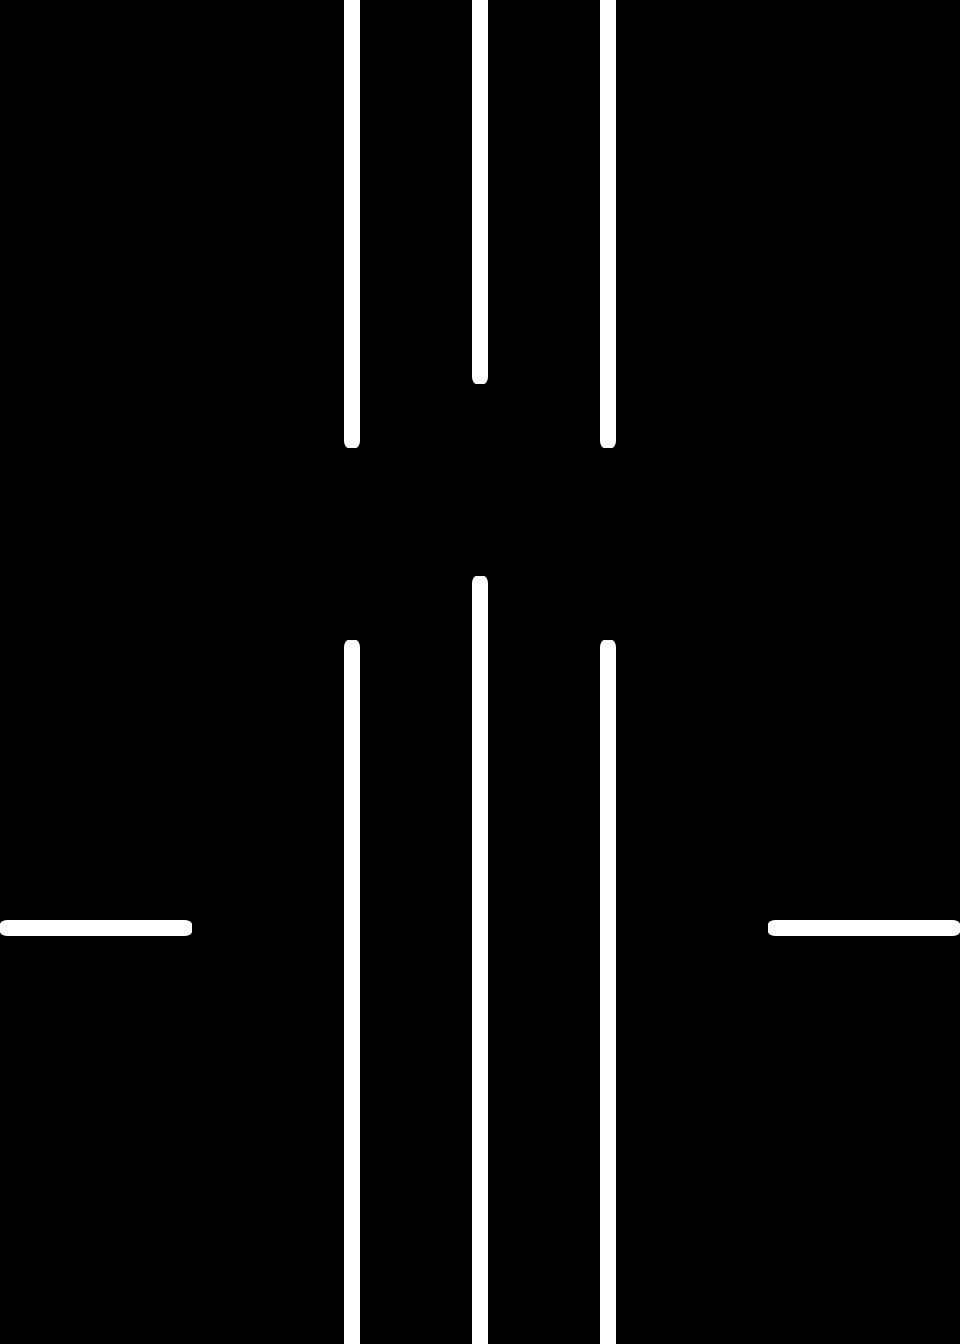

Tiled map render using the project's own tile images. Description and the whole map definition, tile-layer contents included, below:
An orthogonal 15x21 tile map with 64x64 px tiles, 1 tile layer (Tile Layer 1), 2 tilesets and 10 objects.

<map version="1.0" tiledversion="1.1.6" orientation="orthogonal" renderorder="right-down" width="15" height="21" tilewidth="64" tileheight="64" infinite="0" nextobjectid="33">
 <properties>
  <property name="hue" type="int" value="278" />
 </properties>
 <tileset firstgid="1" name="tileset" tilewidth="32" tileheight="32" tilecount="64" columns="8">
  <image source="../graphics/tileset.png" width="286" height="286" />
 </tileset>
 <tileset firstgid="65" source="tileset.tsx" />
 <layer name="Tile Layer 1" width="15" height="21">
  <data encoding="csv">
0,0,0,0,0,79,0,79,0,79,0,0,0,0,0,
0,0,0,0,0,79,0,79,0,79,0,0,0,0,0,
0,0,0,0,0,79,0,79,0,79,0,0,0,0,0,
0,0,0,0,0,79,0,79,0,79,0,0,0,0,0,
0,0,0,0,0,79,0,79,0,79,0,0,0,0,0,
0,0,0,0,0,79,0,78,0,79,0,0,0,0,0,
0,0,0,0,0,78,0,0,0,78,0,0,0,0,0,
0,0,0,0,0,0,0,0,0,0,0,0,0,0,0,
0,0,0,0,0,0,0,0,0,0,0,0,0,0,0,
0,0,0,0,0,0,0,80,0,0,0,0,0,0,0,
0,0,0,0,0,80,0,79,0,80,0,0,0,0,0,
0,0,0,0,0,79,0,79,0,79,0,0,0,0,0,
0,0,0,0,0,79,0,79,0,79,0,0,0,0,0,
0,0,0,0,0,79,0,79,0,79,0,0,0,0,0,
70,71,72,0,0,79,0,79,0,79,0,0,70,71,72,
0,0,0,0,0,79,0,79,0,79,0,0,0,0,0,
0,0,0,0,0,79,0,79,0,79,0,0,0,0,0,
0,0,0,0,0,79,0,79,0,79,0,0,0,0,0,
0,0,0,0,0,79,0,79,0,79,0,0,0,0,0,
0,0,0,0,0,79,0,79,0,79,0,0,0,0,0,
0,0,0,0,0,79,0,79,0,79,0,0,0,0,0
</data>
 </layer>
 <objectgroup name="Player">
  <object id="32" x="832" y="854" width="64" height="64" />
 </objectgroup>
 <objectgroup name="Finish">
  <object id="31" x="32" y="791" width="128" height="128" />
 </objectgroup>
 <objectgroup name="Obstacles">
  <object id="23" x="472" y="577.333" width="16" height="765.333" />
  <object id="24" x="597.333" y="640.667" width="18.6667" height="702" />
  <object id="25" x="344" y="644.667" width="16" height="700.667" />
  <object id="26" x="-2.66667" y="918.667" width="192" height="16" />
  <object id="27" x="768" y="918.667" width="192" height="16" />
  <object id="28" x="600" y="-1.33333" width="16" height="448" />
  <object id="29" x="469.333" y="-1.33333" width="16" height="384" />
  <object id="30" x="344" y="-1.33333" width="16" height="446" />
 </objectgroup>
</map>